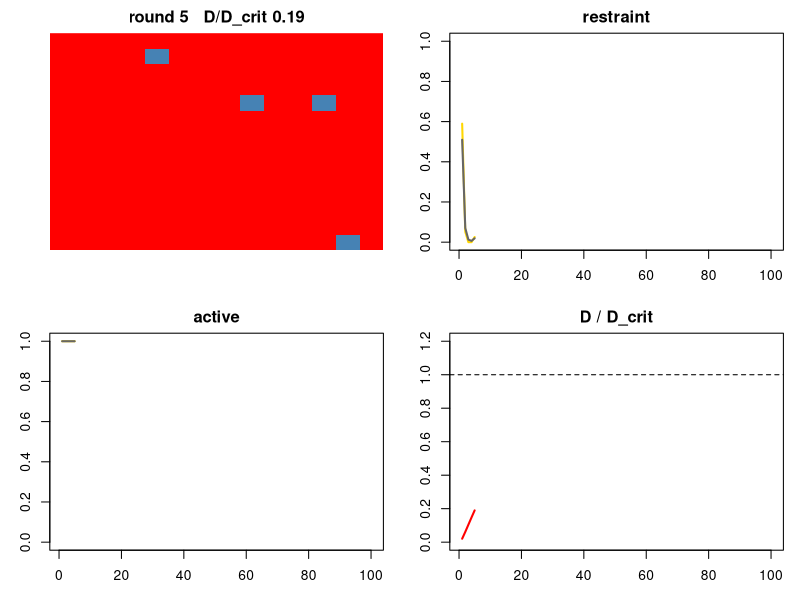
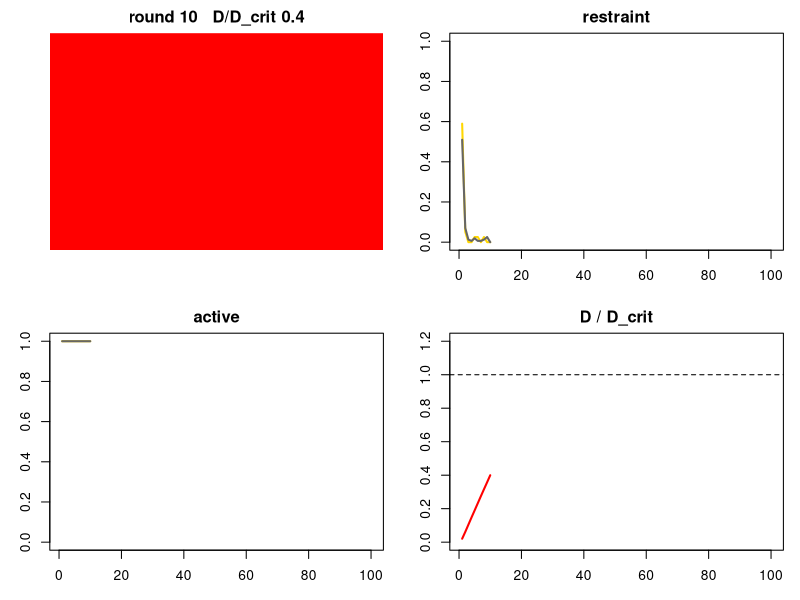
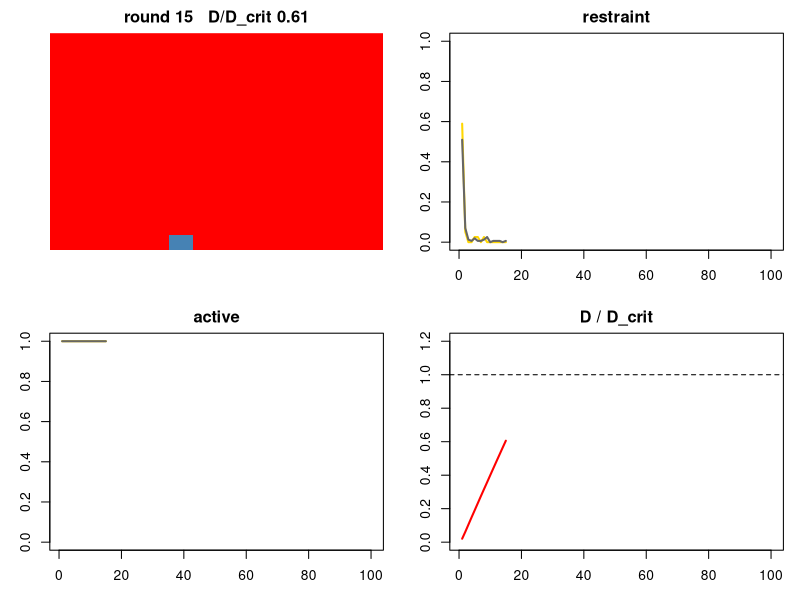
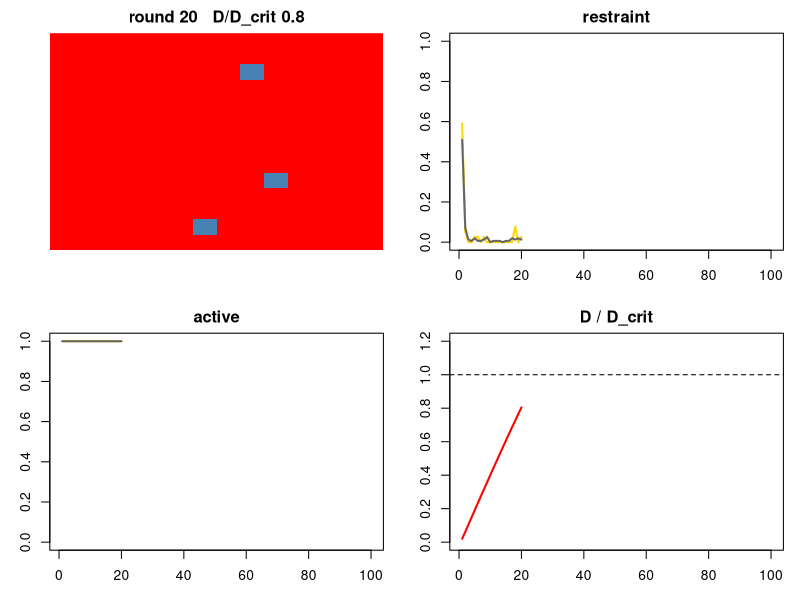
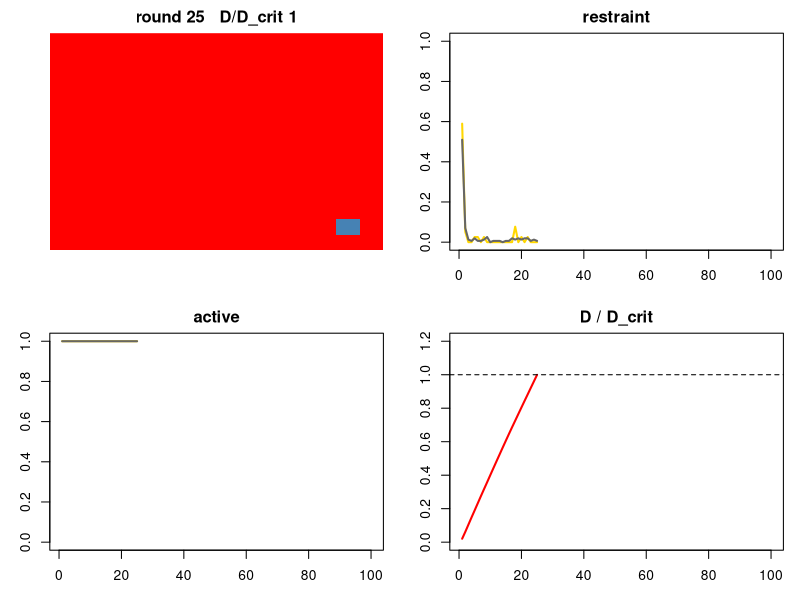
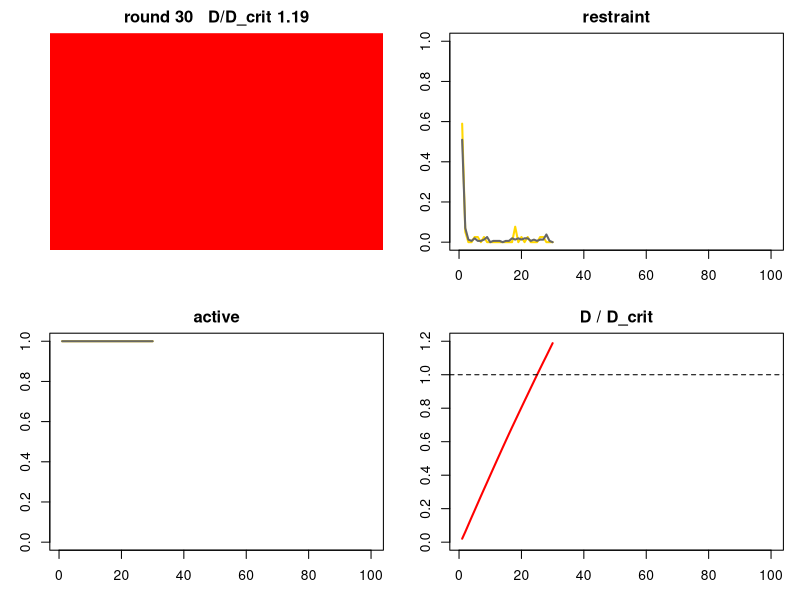
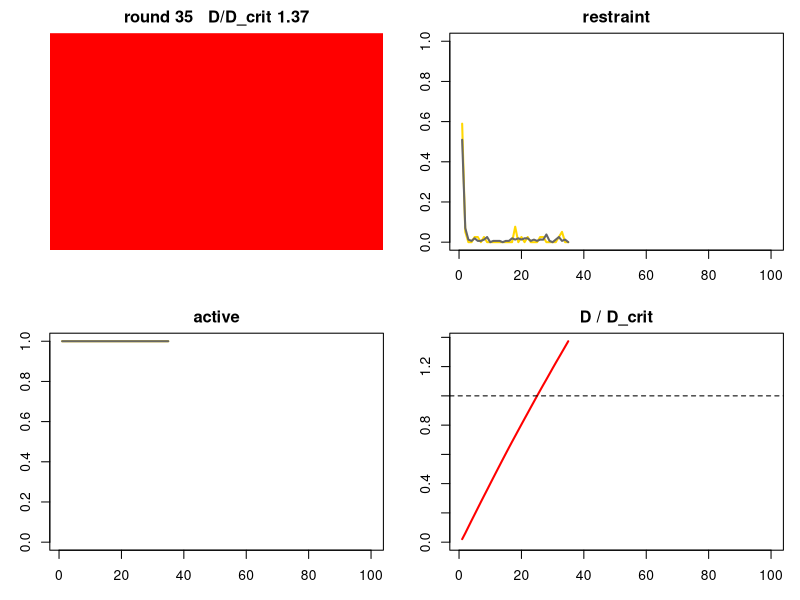
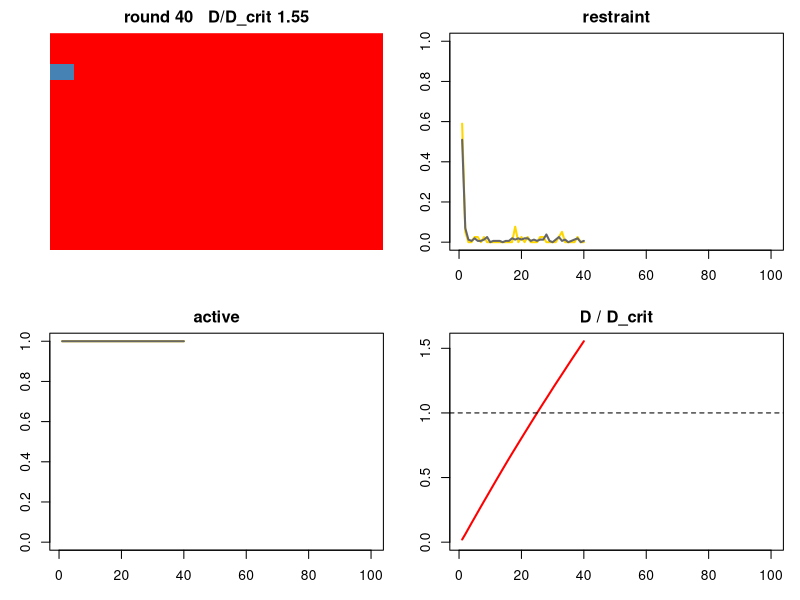

The R source for these figures, in order:
#Model 03: wealth only (was commons_v4.R then base_model_v0.R, 19 Oct 2026)

#one agent = one country. 196 of them, one vote each. two groups: A rich, B poor, 20/80.
#agents hold wealth. no income. wealth only goes down: by restraining, by damage, by a mechanism.
#emit: free. adds alpha to D.
#restrain: costs c, same for everyone. restrainers above the balance point remove beta from D each.
#the sink removes a share s of D every round. kept low: real sinks saturate.
#damage = dg*D^2. nothing at first, then it bites. same for everyone, so it hurts the poor more.
#at zero wealth you are out. permanently.
#each round agents copy the best paid of their four neighbours.
#random restraint is a one-round act. it only sticks if a neighbour copies it.
#mechanisms plug in at step 5 and change payoff and D only.
#one round = one year. T = 100 is 2025 to 2125.

#not fixed yet: c, dg, alpha, s, beta. dg is set so collapse lands inside T.

#make sure R is clear of old variables
rm(list=ls())

#use set.seed to fix random number generator
set.seed(100)

#set grid size and number of rounds
nd=14
T=100

#set starting wealth for each group, and the share of cells that are group A
rA=40
rB=10
pA=0.2

#cost of restraining. same for everyone. below it you cannot restrain
c=0.1

#set commons. each emitter adds alpha. the sink removes s*D.
#restrainers above sigma*N remove beta each
alpha=0.05
s=0.005
beta=0.01
sigma=0.5

#set damage. each agent loses dg*D^2
dg=2e-6

#share emitting at t=0, and chance per round to restrain regardless
pinit=0.5
prand=0.01

#mechanism. none, flat_fee or wealth_levy. theta is the rate
mech="none"
theta=0

#draw while running. every n rounds
live=TRUE
every=5

#---------------------------------------------------------------
#set grids
#---------------------------------------------------------------

group=array(0,dim=c(nd,nd))     #0 = A, 1 = B
resource=array(0,dim=c(nd,nd))
strat=array(0,dim=c(nd,nd))     #inherited strategy. 1 = emit, 0 = restrain
grid=array(0,dim=c(nd,nd))      #what you actually do this round
payoff=array(0,dim=c(nd,nd))
alive=array(1,dim=c(nd,nd))
cumwb=array(0,dim=c(nd,nd))     #sum of wealth held, for well-being
pay=array(0,dim=c(nd,nd))
get=array(0,dim=c(nd,nd))

N=nd*nd
Dh=numeric(T); actAh=numeric(T); actBh=numeric(T)
restAh=numeric(T); restBh=numeric(T)

#---------------------------------------------------------------
#initialize. groups fixed 20/80 and shuffled. wealth from group. strategy random
#---------------------------------------------------------------

nA=round(pA*N)
tmp=sample(c(rep(0,nA),rep(1,N-nA)))
k=0
for(i in 1:nd){
  for(j in 1:nd){
    k=k+1
    group[i,j]=tmp[k]
    if(group[i,j]==0) resource[i,j]=rA else resource[i,j]=rB
    if(runif(1,0,1)<pinit) strat[i,j]=1.0 else strat[i,j]=0.0
  }
}

#D where yearly damage equals the cost of restraining. reporting line only
D_crit=sqrt(c/dg)
D=0.0

#---------------------------------------------------------------
#plot. grid, restraint, active, D/D_crit
#---------------------------------------------------------------

if(live) try(quartz(width=10,height=7),silent=TRUE)
draw=function(t){
  par(mfrow=c(2,2),mar=c(3,3,2,1))
  g=alive*(grid+1)   #0 out, 1 restrain, 2 emit
  image(1:nd,1:nd,t(g[nd:1,]),col=c("black","steelblue","red"),zlim=c(0,2),
        main=paste("round",t,"  D/D_crit",round(D/D_crit,2)),xlab="",ylab="",axes=FALSE)
  plot(1:t,restAh[1:t],type="l",lwd=2,col="gold",xlim=c(1,T),ylim=c(0,1),main="restraint",xlab="",ylab="")
  lines(1:t,restBh[1:t],lwd=2,col="grey40")
  plot(1:t,actAh[1:t],type="l",lwd=2,col="gold",xlim=c(1,T),ylim=c(0,1),main="active",xlab="",ylab="")
  lines(1:t,actBh[1:t],lwd=2,col="grey40")
  plot(1:t,Dh[1:t]/D_crit,type="l",lwd=2,col="red",xlim=c(1,T),ylim=c(0,max(1.2,Dh[1:t]/D_crit)),
       main="D / D_crit",xlab="",ylab="")
  abline(h=1,lty=2)
}

#---------------------------------------------------------------
#run
#---------------------------------------------------------------

for(t in 1:T){

  #step 1: act. play your strategy. a few restrain regardless, this round only. below c you emit. the dead do nothing
  for(i in 1:nd){
    for(j in 1:nd){
      if(alive[i,j]==0){ grid[i,j]=0; next }
      grid[i,j]=strat[i,j]
      if(runif(1,0,1)<prand) grid[i,j]=0
      if(resource[i,j]<c) grid[i,j]=1
    }
  }

  #step 2: commons. count emitters and restrainers
  nem=0; nres=0
  for(i in 1:nd){
    for(j in 1:nd){
      if(alive[i,j]==1 && grid[i,j]==1) nem=nem+1
      if(alive[i,j]==1 && grid[i,j]==0) nres=nres+1
    }
  }
  D=D+alpha*nem-s*D-beta*max(0,nres-sigma*N)
  if(D<0) D=0

  #step 3: pay. restrainers pay c. everyone loses dg*D^2
  for(i in 1:nd){
    for(j in 1:nd){
      if(alive[i,j]==0){ payoff[i,j]=0; next }
      if(grid[i,j]==1) payoff[i,j]=-dg*D*D else payoff[i,j]=-c-dg*D*D
    }
  }

  #step 4: mechanism. who pays, then pot split across B
  pay[,]=0; get[,]=0
  if(theta>0 && mech!="none"){
    for(i in 1:nd){
      for(j in 1:nd){
        if(alive[i,j]==0) next
        if(mech=="flat_fee" && grid[i,j]==1) pay[i,j]=theta
        if(mech=="wealth_levy" && group[i,j]==0) pay[i,j]=theta*resource[i,j]
      }
    }
    nB=sum(alive==1 & group==1)
    if(nB>0) get[alive==1 & group==1]=sum(pay)/nB
    payoff=payoff-pay+get
  }

  #step 5: settle. wealth moves. at zero you are out
  for(i in 1:nd){
    for(j in 1:nd){
      if(alive[i,j]==1) resource[i,j]=resource[i,j]+payoff[i,j]
      if(resource[i,j]<=0){ alive[i,j]=0; resource[i,j]=0; grid[i,j]=0 }
    }
  }
  cumwb=cumwb+resource

  #step 6: imitate. copy what the best paid of self and four neighbours DID. all at once
  #your own fallback is your inherited strategy, so a random act does not stick on its own
  newstrat=strat
  for(i in 1:nd){
    for(j in 1:nd){
      if(alive[i,j]==0) next

      # boundary conditions are periodic and wrap round
      if(i-1==0) am=nd else am=i-1
      if(i+1>nd) ap=1 else ap=i+1
      if(j-1==0) bm=nd else bm=j-1
      if(j+1>nd) bp=1 else bp=j+1

      best=payoff[i,j]; bests=strat[i,j]
      if(alive[ap,j]==1 && payoff[ap,j]>best){ best=payoff[ap,j]; bests=grid[ap,j] }
      if(alive[am,j]==1 && payoff[am,j]>best){ best=payoff[am,j]; bests=grid[am,j] }
      if(alive[i,bp]==1 && payoff[i,bp]>best){ best=payoff[i,bp]; bests=grid[i,bp] }
      if(alive[i,bm]==1 && payoff[i,bm]>best){ best=payoff[i,bm]; bests=grid[i,bm] }
      newstrat[i,j]=bests
    }
  }
  strat=newstrat

  #step 7: record
  Dh[t]=D
  actAh[t]=mean(alive[group==0]); actBh[t]=mean(alive[group==1])
  lA=(alive==1 & group==0); lB=(alive==1 & group==1)
  restAh[t]=if(sum(lA)>0) 1-mean(grid[lA]) else NA
  restBh[t]=if(sum(lB)>0) 1-mean(grid[lB]) else NA

  if(live && (t%%every==0 || t==T)){ draw(t); Sys.sleep(0.02) }
}

#---------------------------------------------------------------
#outcomes
#---------------------------------------------------------------

grid
alive

#share still active, per group
actAh[T]
actBh[T]

#restraint, per group
restAh[T]
restBh[T]

#commons at end, relative to critical
D/D_crit

#first round where a group is fully out. NA if never
if(any(actAh==0)) min(which(actAh==0)) else NA
if(any(actBh==0)) min(which(actBh==0)) else NA

#well-being = average wealth held per round. three criteria
wb=cumwb/T
mean(wb)                                  #utilitarian
mean(wb[group==1])                        #maximin. B mean
mean(wb[group==0])-mean(wb[group==1])     #egalitarian. gap

if(!live) draw(T)
